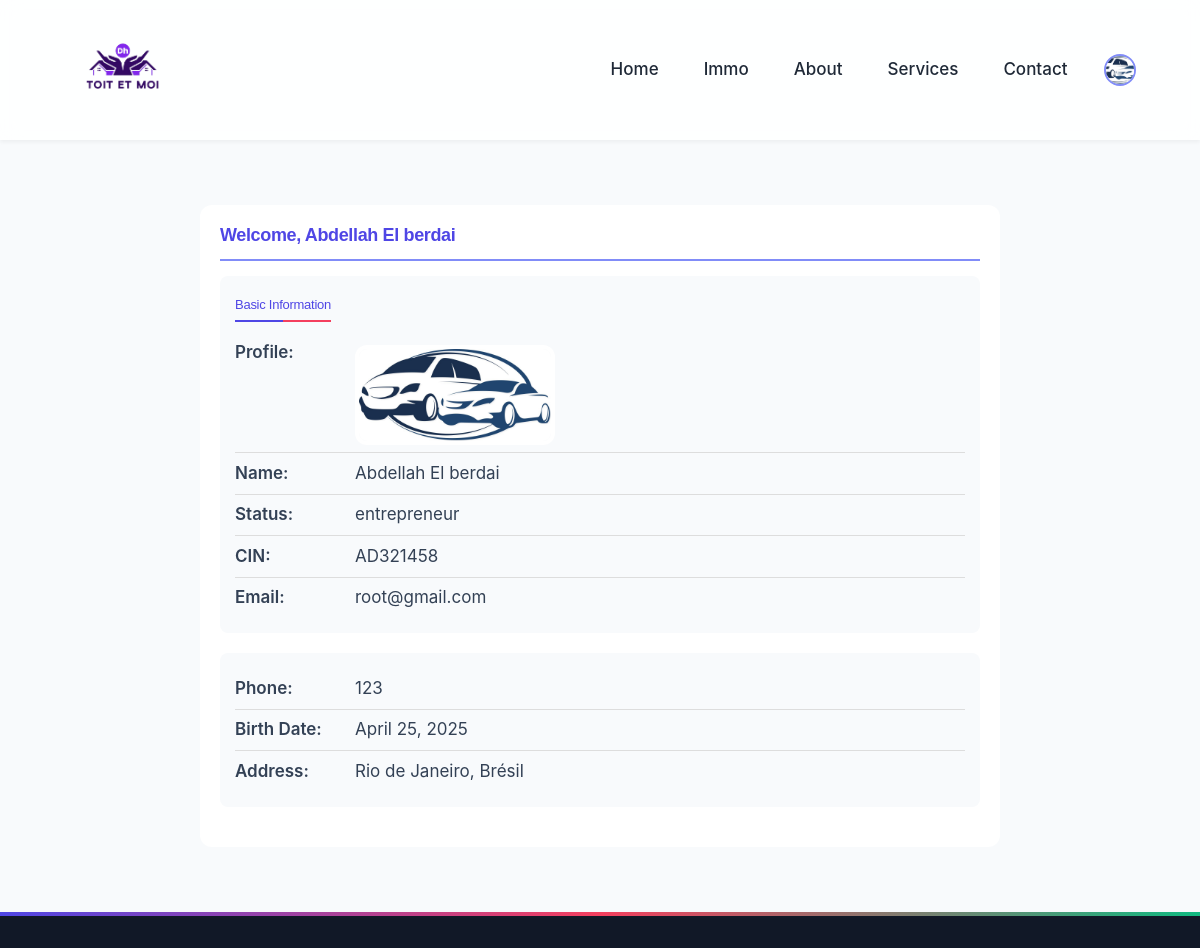
Before: /profile/ (signed in, upper part) with the older database file.
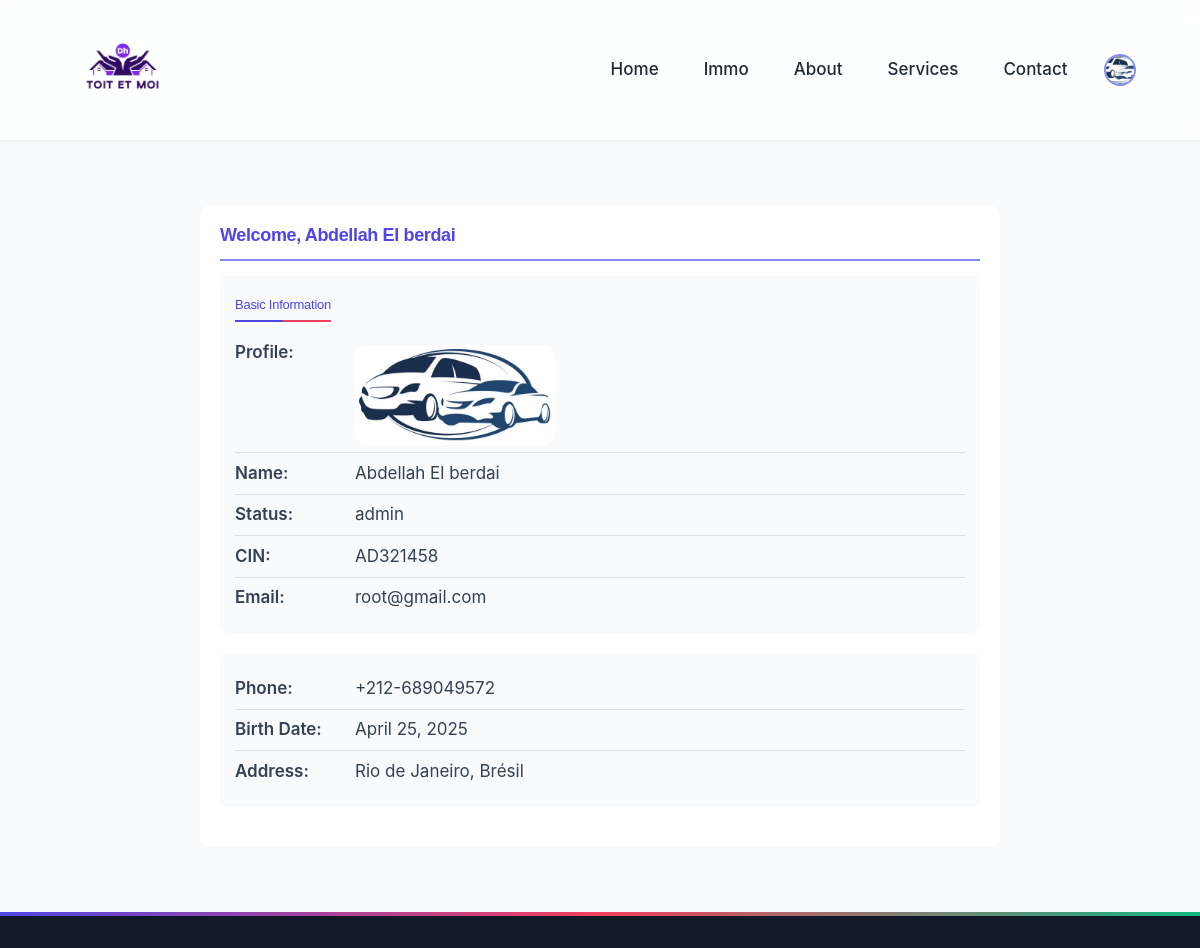
After: the same page with the newer database file.
### app/models.py (models this page shows)
class CustomUser(AbstractUser):
    status = [
        ('entrepreneur', 'entrepreneur'),
        ('client', ' client'),
        ('admin','admin'),
        ('visiteur','visiteur')
    ]
    status = models.CharField(max_length=50, default='visiteur', choices=status)
    profile_picture = models.ImageField(upload_to='locataire_profile_pics/',default='locataire_profile_pics/car-rental-vector-13423582.png', null=True, blank=True)
    phone_number = models.CharField(max_length=15, null=True, blank=True)
    date_of_birth = models.DateField(null=True, blank=True)
    address = models.CharField(max_length=255, null=True, blank=True)
    Carteid= models.CharField(max_length=100, null=True, blank=True)

### app/views.py (the view)
# urls.py: path('profile/', views.profile, name='profile'),
def profile(request):
        user = request.user
        role_data = None
        if user.status == 'entrepreneur':
            role_data = entrepreneur.objects.filter(user=user).first()
        elif user.status == 'client':
            role_data = client.objects.filter(user=user).first()
        return render(request, 'registration/profile.html', {
            'user': user,
            'role_data': role_data
        })

### templates/registration/profile.html (shortened to what this page needs)
{% extends "base.html" %}
{% block content %}
<div class="profile-container">
  <div class="profile-header">
    <h2>Welcome, {{ user.first_name }} {{ user.last_name }}</h2>
  </div>
  <div class="profile-section">
    <h3>Basic Information</h3>
    <ul class="profile-data">
      {% if user.profile_picture %}
        <li>
          <strong>Profile:</strong>
          <div>
            <img src="{{ user.profile_picture.url }}" alt="Profile Picture" width="200" class="profile-picture">
          </div>
        </li>
      {% endif %}
      <li><strong>Name:</strong> {{ user.first_name }} {{ user.last_name }}</li>
      <li><strong>Status:</strong> {{ user.status }}</li>
      <li><strong>CIN:</strong> {{ user.Carteid }}</li>
      <li><strong>Email:</strong> {{ user.email }}</li>
    </ul>
  </div>
  {% if user.status == 'entrepreneur' or user.status == 'admin' %}
    <div class="profile-section">
      <ul class="profile-data">
        <li><strong>Phone:</strong> {{ user.phone_number }}</li>
        <li><strong>Birth Date:</strong> {{ user.date_of_birth }}</li>
        <li><strong>Address:</strong> {{ user.address }}</li>
      </ul>
    </div>
  {% else %}
    <div class="no-details">
      <p>No additional details found. check if you Completed your profile to add more information.</p>
    </div>
  {% endif %}
</div>
{% endblock %}

### templates/base.html (shortened to what this page needs)
{% load static %}
<!DOCTYPE html>
<html lang="en">
<head>
    <link rel="stylesheet" href="https://cdnjs.cloudflare.com/ajax/libs/font-awesome/6.0.0/css/all.min.css">
    <script src="https://cdn.tailwindcss.com"></script>
    <link href="https://cdn.jsdelivr.net/npm/bootstrap@5.3.5/dist/css/bootstrap.min.css" rel="stylesheet">
</head>
<body>
  <body>
    <nav class="navbar">
        <div class="logo">
          <a href="{% url 'SayHello' %}">
            <img src="\media\photos\25\04\25\logo.png" alt="Toit et Moi">
          </a>
        </div>
        <ul class="nav-links" id="nav-links">
            <li><a href="{% url 'SayHello' %}">Home</a></li>
            <li><a href="{% url 'Products' %}">Immo</a></li>
            <li><a href="{% url 'Settings' %}">About</a></li>
            <li><a href="{% url 'Services' %}">Services</a></li>
            <li><a href="{% url 'Contact' %}">Contact</a></li>
            {% if user.is_authenticated %}
            <li class="relative">
              <a href="javascript:void(0)" id="profile-menu-toggle">
                <img src="{{ request.user.profile_picture.url }}"  alt="Profile Picture" class="w-12 h-12 rounded-full border-2 border-primary-light">
              </a>
          </li>
            {% else %}
            <li><a href="{% url 'Loginpage' %}">Login</a></li>
            <li><a href="{% url 'Register' %}">Register</a></li>
            {% endif %}
        </ul>
    </nav>
    <main>
        {% block content %}{% endblock content %}
    </main>
    <footer>
    </footer>
</head>

Changed rows visible on the page:
changed CustomUser "Abdellah": status "entrepreneur" → "admin"; phone_number "123" → "+212-689049572"
